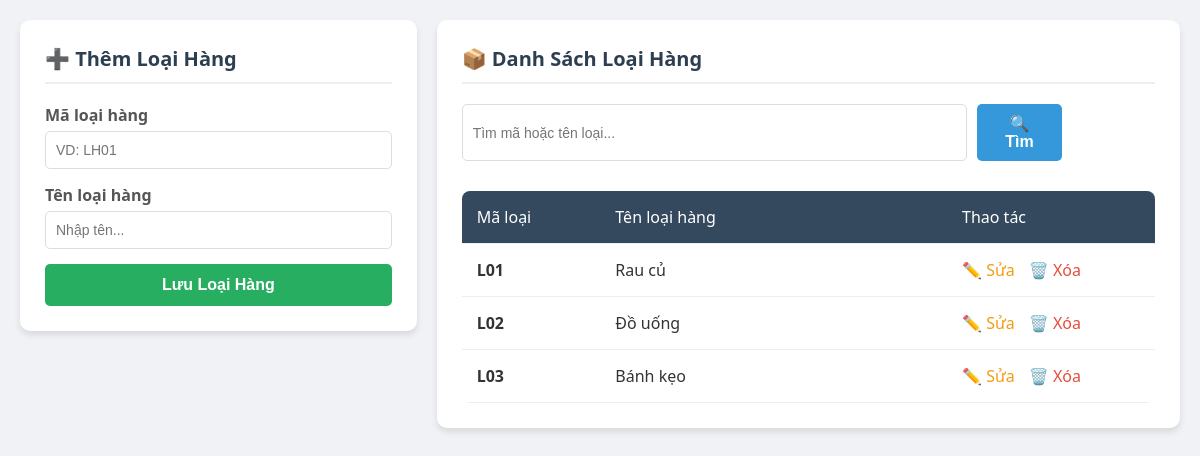
The page /views/phanloaihang/quanlyloaihang.php on the database its author committed.
### tables this page shows
CREATE TABLE loaihang (
    maloai VARCHAR(50) PRIMARY KEY,
    tenloai VARCHAR(100)
);

### views/phanloaihang/quanlyloaihang.php (the view, shortened to what this page needs)
<?php
include_once("../connectdb.php");
$txtTimKiem = "";
$sqlSelect = "SELECT * FROM loaihang WHERE maloai LIKE '%$txtTimKiem%' OR tenloai LIKE '%$txtTimKiem%'";
$result = mysqli_query($con, $sqlSelect);
?>
<!DOCTYPE html>
<html lang="vi">
<head>
    <link rel="stylesheet" href="../../css/sanpham.css">
</head>
<body>
    <div class="main-container">
        <div class="card left-panel">
            <h2>➕ Thêm Loại Hàng</h2>
            <form action="" method="POST">
                <div class="form-group">
                    <label>Mã loại hàng</label>
                    <input type="text" name="txtMaLoai" placeholder="VD: LH01" required>
                </div>
                <div class="form-group">
                    <label>Tên loại hàng</label>
                    <input type="text" name="txtTenLoai" placeholder="Nhập tên..." required>
                </div>
                <button name="btnThem" class="btn btn-add">Lưu Loại Hàng</button>
            </form>
        </div>
        <div class="card right-panel">
            <h2>📦 Danh Sách Loại Hàng</h2>
            <form action="" method="POST" class="search-box">
                <input type="text" name="txtTimKiem" placeholder="Tìm mã hoặc tên loại..."
                    value="<?php echo $txtTimKiem; ?>">
                <button name="btnTimKiem" class="btn btn-search">🔍 Tìm</button>
            </form>
            <table>
                <thead>
                    <tr>
                        <th width="20%">Mã loại</th>
                        <th width="50%">Tên loại hàng</th>
                        <th width="30%">Thao tác</th>
                    </tr>
                </thead>
                <tbody>
                    <?php
                    if (mysqli_num_rows($result) > 0) {
                        while ($row = mysqli_fetch_assoc($result)) { ?>
                            <tr>
                                <td><b><?php echo $row['maloai']; ?></b></td>
                                <td><?php echo $row['tenloai']; ?></td>
                                <td>
                                    <a href="sualoaihang.php?maloai=<?php echo $row['maloai']; ?>" class="action-link edit">✏️
                                        Sửa</a>
                                    <a href="?btnXoa=1&maloai=<?php echo $row['maloai']; ?>" class="action-link delete"
                                        onclick="return confirm('Bạn chắc chắn muốn xóa <?php echo $row['tenloai']; ?>?')">🗑️
                                        Xóa</a>
                                </td>
                            </tr>
                        <?php }
                    } else {
                        echo "<tr><td colspan='3' style='text-align:center; color:#888; padding:30px;'>Không tìm thấy dữ liệu</td></tr>";
                    }
                    ?>
                </tbody>
            </table>
        </div>
    </div>
</body>
</html>

### css/sanpham.css (style rules this page uses)
body { font-family: 'Segoe UI', sans-serif; background-color: #f0f2f5; margin: 0; padding: 20px; color: #333; }
h2 { margin-top: 0; color: #2c3e50; font-size: 20px; border-bottom: 2px solid #eee; padding-bottom: 10px; margin-bottom: 20px; }
.card { background: white; padding: 25px; border-radius: 10px; box-shadow: 0 4px 6px rgba(0, 0, 0, 0.1); }
.form-group { margin-bottom: 15px; }
label { display: block; margin-bottom: 5px; font-weight: 600; color: #555; }
input[type="text"] { width: 100%; padding: 10px; border: 1px solid #ddd; border-radius: 5px; font-size: 14px; box-sizing: border-box; transition: 0.3s; }
.btn { width: 100%; padding: 12px; border: none; border-radius: 5px; font-size: 16px; font-weight: bold; cursor: pointer; transition: 0.3s; }
.btn-add { background-color: #27ae60; color: white; }
.btn-search { background-color: #3498db; color: white; width: auto; padding: 10px 20px; }
.main-container { display: flex; gap: 20px; max-width: 1200px; margin: 0 auto; align-items: flex-start; }
.left-panel { flex: 1; max-width: 350px; position: sticky; top: 20px; }
.right-panel { flex: 2; width: 100%; }
.search-box { display: flex; gap: 10px; margin-bottom: 20px; }
table { width: 100%; border-collapse: collapse; margin-top: 10px; background: white; border-radius: 8px; overflow: hidden; }
th, td { padding: 15px; text-align: left; border-bottom: 1px solid #eee; }
th { background-color: #34495e; color: white; font-weight: 500; }
.action-link { text-decoration: none; font-weight: 500; margin-right: 10px; }
.edit { color: #f39c12; }
.delete { color: #e74c3c; }
.right-panel { min-width: 0; display: flex; flex-direction: column; }
.search-box { max-width: 600px; width: 100%; }

### rows shown on the page
loaihang: maloai "L01", tenloai "Rau củ"
loaihang: maloai "L02", tenloai "Đồ uống"
loaihang: maloai "L03", tenloai "Bánh kẹo"
